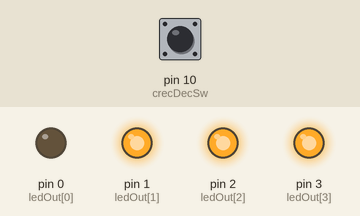
Simulated run of this sketch. Board: Arduino Uno, built with avr-gcc and run on an emulated ATmega328P. On the bench: output pins drawn as LEDs (lit = HIGH). Dashed ring = blinking. The inputs (shaded band) are chosen by the test bench; at power-on: pin 10 (crecDecSw) HIGH.

Above: at 1.8 s.
1.9 s: pin 10 (crecDecSw) pulled LOW for 1.15 s
At 3.8 s:
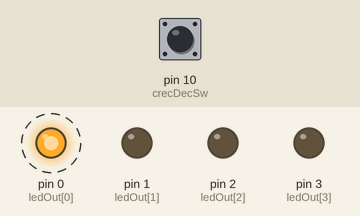
7.0 s: pin 10 (crecDecSw) pulled LOW for 3.2 s
At 10.7 s:
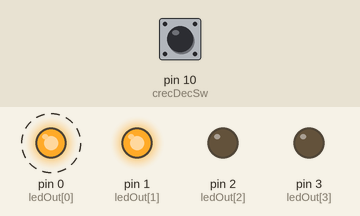
14.2 s: pin 10 (crecDecSw) driven LOW
At 15.7 s:
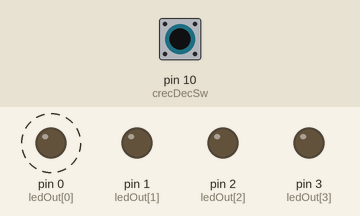
18.2 s: pin 10 (crecDecSw) driven HIGH
Timing chart, 0 to 34.5 s (numbered marks = the images above; inputs shaded):
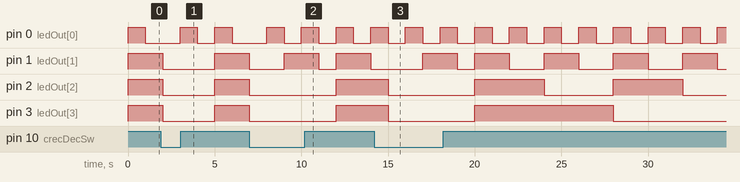

The sketch:

contatest.ino
```cpp
int ledOut[] = {0,1,2,3};
int crecDecSw = 10;
int swStatus;
int holdSw;
int currentCount;
void setup() {
 for(int i=0;i<4;i++){
    pinMode(ledOut[i],OUTPUT);
  }
  pinMode(crecDecSw,INPUT);

}

void loop() {
  switchStatus();
  if(swStatus == LOW) {
    currentCount=1;
    cuentaCreciente();
  }
  else{
    currentCount = 15;
    cuentaDec();
  }
  apagaTodo();
 delay(1000);

}

void cuentaCreciente(){
  for(; currentCount<=15; currentCount++){

    for(int j=0;j<4;j++){
      if((currentCount >> j) & 1)
          digitalWrite(ledOut[j],HIGH);
      else
          digitalWrite(ledOut[j],LOW);
    }

    switchStatus();
    if(swStatus == HIGH){
        return ;
      }

    delay(1000);
  }
  return ;
}

void cuentaDec(){
  for(;currentCount>=1 ; currentCount--){

      for(int j=0;j<4;j++){
      if((currentCount >> j) & 1)
          digitalWrite(ledOut[j],HIGH);
      else
          digitalWrite(ledOut[j],LOW);
      }
    switchStatus();
    if(swStatus == LOW){
        return ;
      }

    delay(1000);
  }
  return ;
}

void switchStatus(){
  swStatus = digitalRead(crecDecSw);
}


void apagaTodo(){
 for(int j=0;j<4;j++){
      digitalWrite(ledOut[j],LOW);
    }
}
```

Measured:
- after the input at 1.9 s, pin 2 (ledOut[2]): HIGH → LOW after 0.10 s instead of 2.1 s; pin 3 (ledOut[3]): HIGH → LOW after 0.10 s, → HIGH 3.0 s later
- after the input at 7.0 s, pin 3 (ledOut[3]): HIGH → LOW after 0.00 s instead of 6.0 s
- after the input at 14.2 s, pin 2 (ledOut[2]): HIGH → LOW after 0.80 s instead of 1.8 s; pin 3 (ledOut[3]): HIGH → LOW after 0.80 s
- by itself, pin 0 (ledOut[0]): alternates HIGH for 1.0 s and LOW for 1.0 s
- by itself, pin 1 (ledOut[1]): repeats every 4.0 s: HIGH 2.0 s, LOW 2.0 s
